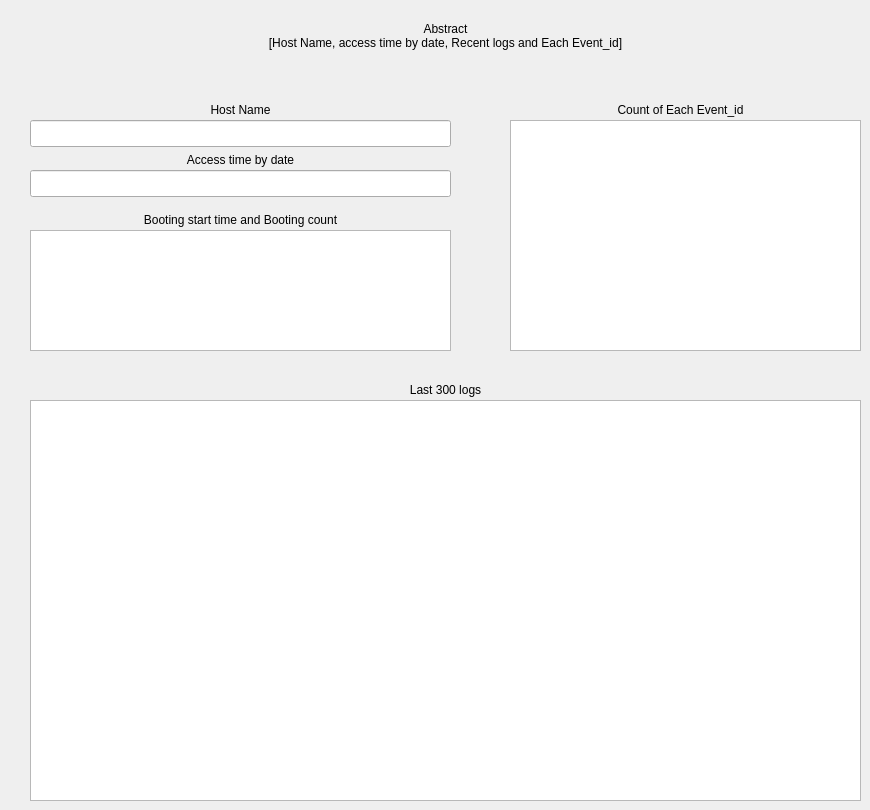
    <widget class="QWidget" name="tab">
     <attribute name="title">
      <string>Abstract</string>
     </attribute>
     <widget class="QLabel" name="label_13">
      <property name="geometry">
       <rect>
        <x>30</x>
        <y>380</y>
        <width>831</width>
        <height>20</height>
       </rect>
      </property>
      <property name="text">
       <string>Last 300 logs</string>
      </property>
      <property name="alignment">
       <set>Qt::AlignCenter</set>
      </property>
     </widget>
     <widget class="QListWidget" name="LHL">
      <property name="geometry">
       <rect>
        <x>30</x>
        <y>400</y>
        <width>831</width>
        <height>401</height>
       </rect>
      </property>
      <property name="font">
       <font>
        <family>STIXSizeFiveSym</family>
        <pointsize>8</pointsize>
        <italic>false</italic>
       </font>
      </property>
      <property name="cursor" stdset="0">
       <cursorShape>ArrowCursor</cursorShape>
      </property>
     </widget>
     <widget class="QLabel" name="label_4">
      <property name="geometry">
       <rect>
        <x>30</x>
        <y>100</y>
        <width>421</width>
        <height>20</height>
       </rect>
      </property>
      <property name="text">
       <string>Host Name</string>
      </property>
      <property name="alignment">
       <set>Qt::AlignCenter</set>
      </property>
     </widget>
     <widget class="QLineEdit" name="hostname">
      <property name="enabled">
       <bool>true</bool>
      </property>
      <property name="geometry">
       <rect>
        <x>30</x>
        <y>120</y>
        <width>421</width>
        <height>27</height>
       </rect>
      </property>
      <property name="cursor">
       <cursorShape>BlankCursor</cursorShape>
      </property>
      <property name="mouseTracking">
       <bool>false</bool>
      </property>
      <property name="acceptDrops">
       <bool>false</bool>
      </property>
      <property name="alignment">
       <set>Qt::AlignLeading|Qt::AlignLeft|Qt::AlignVCenter</set>
      </property>
      <property name="cursorMoveStyle">
       <enum>Qt::VisualMoveStyle</enum>
      </property>
     </widget>
     <widget class="QListWidget" name="CEE">
      <property name="geometry">
       <rect>
        <x>510</x>
        <y>120</y>
        <width>351</width>
        <height>231</height>
       </rect>
      </property>
      <property name="font">
       <font>
        <family>STIXSizeFiveSym</family>
        <pointsize>8</pointsize>
        <italic>false</italic>
       </font>
      </property>
      <property name="cursor" stdset="0">
       <cursorShape>ArrowCursor</cursorShape>
      </property>
     </widget>
     <widget class="QLabel" name="label_27">
      <property name="geometry">
       <rect>
        <x>510</x>
        <y>100</y>
        <width>341</width>
        <height>20</height>
       </rect>
      </property>
      <property name="text">
       <string>Count of Each Event_id</string>
      </property>
      <property name="alignment">
       <set>Qt::AlignCenter</set>
      </property>
     </widget>
     <widget class="QLabel" name="label_10">
      <property name="geometry">
       <rect>
        <x>30</x>
        <y>150</y>
        <width>421</width>
        <height>20</height>
       </rect>
      </property>
      <property name="text">
       <string>Access time by date</string>
      </property>
      <property name="alignment">
       <set>Qt::AlignCenter</set>
      </property>
     </widget>
     <widget class="QLineEdit" name="Accesstime">
      <property name="enabled">
       <bool>true</bool>
      </property>
      <property name="geometry">
       <rect>
        <x>30</x>
        <y>170</y>
        <width>421</width>
        <height>27</height>
       </rect>
      </property>
      <property name="cursor">
       <cursorShape>BlankCursor</cursorShape>
      </property>
      <property name="mouseTracking">
       <bool>false</bool>
      </property>
      <property name="acceptDrops">
       <bool>false</bool>
      </property>
      <property name="alignment">
       <set>Qt::AlignLeading|Qt::AlignLeft|Qt::AlignVCenter</set>
      </property>
      <property name="cursorMoveStyle">
       <enum>Qt::VisualMoveStyle</enum>
      </property>
     </widget>
     <widget class="QListWidget" name="BCB">
      <property name="geometry">
       <rect>
        <x>30</x>
        <y>230</y>
        <width>421</width>
        <height>121</height>
       </rect>
      </property>
      <property name="font">
       <font>
        <family>STIXSizeFiveSym</family>
        <pointsize>8</pointsize>
        <italic>false</italic>
       </font>
      </property>
      <property name="cursor" stdset="0">
       <cursorShape>ArrowCursor</cursorShape>
      </property>
     </widget>
     <widget class="QLabel" name="label_17">
      <property name="geometry">
       <rect>
        <x>30</x>
        <y>210</y>
        <width>421</width>
        <height>20</height>
       </rect>
      </property>
      <property name="text">
       <string>Booting start time and Booting count</string>
      </property>
      <property name="alignment">
       <set>Qt::AlignCenter</set>
      </property>
     </widget>
     <widget class="QLabel" name="label_30">
      <property name="geometry">
       <rect>
        <x>30</x>
        <y>10</y>
        <width>831</width>
        <height>51</height>
       </rect>
      </property>
      <property name="text">
       <string>Abstract
[Host Name, access time by date, Recent logs and Each Event_id]</string>
      </property>
      <property name="alignment">
       <set>Qt::AlignCenter</set>
      </property>
     </widget>
     <zorder>LHL</zorder>
     <zorder>label_13</zorder>
     <zorder>label_4</zorder>
     <zorder>hostname</zorder>
     <zorder>CEE</zorder>
     <zorder>label_27</zorder>
     <zorder>label_10</zorder>
     <zorder>Accesstime</zorder>
     <zorder>BCB</zorder>
     <zorder>label_17</zorder>
     <zorder>label_30</zorder>
    </widget>
